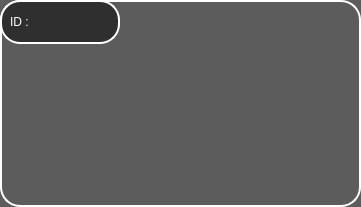
     <widget class="QFrame" name="Infos_Frame">
      <property name="enabled">
       <bool>true</bool>
      </property>
      <property name="geometry">
       <rect>
        <x>610</x>
        <y>20</y>
        <width>361</width>
        <height>207</height>
       </rect>
      </property>
      <property name="minimumSize">
       <size>
        <width>361</width>
        <height>207</height>
       </size>
      </property>
      <property name="maximumSize">
       <size>
        <width>361</width>
        <height>207</height>
       </size>
      </property>
      <property name="styleSheet">
       <string notr="true">QWidget{
	background-color: #5C5C5C;
	color: rgb(255, 255, 255);
	font: 75 18pt &quot;Acme&quot;;
	border: 2px solid #ffffff;
	border-style: outset;
    	border-radius: 20px;
}</string>
      </property>
      <property name="frameShape">
       <enum>QFrame::StyledPanel</enum>
      </property>
      <property name="frameShadow">
       <enum>QFrame::Raised</enum>
      </property>
      <widget class="QLabel" name="Customer_Name_Label">
       <property name="geometry">
        <rect>
         <x>50</x>
         <y>51</y>
         <width>301</width>
         <height>21</height>
        </rect>
       </property>
       <property name="minimumSize">
        <size>
         <width>301</width>
         <height>21</height>
        </size>
       </property>
       <property name="maximumSize">
        <size>
         <width>301</width>
         <height>21</height>
        </size>
       </property>
       <property name="styleSheet">
        <string notr="true">border: none;
background-color: rgba(0, 0, 0, 0);
color: rgb(255, 255, 255);
font: 75 15pt &quot;Acme&quot;;</string>
       </property>
       <property name="text">
        <string/>
       </property>
      </widget>
      <widget class="QLabel" name="Customer_Phone_Label">
       <property name="geometry">
        <rect>
         <x>50</x>
         <y>86</y>
         <width>301</width>
         <height>21</height>
        </rect>
       </property>
       <property name="minimumSize">
        <size>
         <width>301</width>
         <height>21</height>
        </size>
       </property>
       <property name="maximumSize">
        <size>
         <width>301</width>
         <height>21</height>
        </size>
       </property>
       <property name="styleSheet">
        <string notr="true">QLabel {
border: none;
background-color: rgba(0, 0, 0, 0);
color: rgb(255, 255, 255);
font: 75 15pt &quot;Acme&quot;;
}</string>
       </property>
       <property name="text">
        <string/>
       </property>
      </widget>
      <widget class="QLabel" name="Customer_Gender_Label">
       <property name="geometry">
        <rect>
         <x>50</x>
         <y>121</y>
         <width>301</width>
         <height>21</height>
        </rect>
       </property>
       <property name="minimumSize">
        <size>
         <width>301</width>
         <height>21</height>
        </size>
       </property>
       <property name="maximumSize">
        <size>
         <width>301</width>
         <height>21</height>
        </size>
       </property>
       <property name="styleSheet">
        <string notr="true">QLabel {
border: none;
background-color: rgba(0, 0, 0, 0);
color: rgb(255, 255, 255);
font: 75 15pt &quot;Acme&quot;;
}</string>
       </property>
       <property name="text">
        <string/>
       </property>
      </widget>
      <widget class="QLabel" name="Customer_Address_Label">
       <property name="geometry">
        <rect>
         <x>50</x>
         <y>159</y>
         <width>301</width>
         <height>21</height>
        </rect>
       </property>
       <property name="minimumSize">
        <size>
         <width>301</width>
         <height>21</height>
        </size>
       </property>
       <property name="maximumSize">
        <size>
         <width>230</width>
         <height>21</height>
        </size>
       </property>
       <property name="styleSheet">
        <string notr="true">QLabel {
border: none;
background-color: rgba(0, 0, 0, 0);
color: rgb(255, 255, 255);
font: 75 15pt &quot;Acme&quot;;
}</string>
       </property>
       <property name="text">
        <string/>
       </property>
       <property name="scaledContents">
        <bool>true</bool>
       </property>
       <property name="wordWrap">
        <bool>false</bool>
       </property>
      </widget>
      <widget class="QLabel" name="Customer_Name_Icon">
       <property name="geometry">
        <rect>
         <x>20</x>
         <y>51</y>
         <width>21</width>
         <height>21</height>
        </rect>
       </property>
       <property name="minimumSize">
        <size>
         <width>21</width>
         <height>21</height>
        </size>
       </property>
       <property name="maximumSize">
        <size>
         <width>21</width>
         <height>21</height>
        </size>
       </property>
       <property name="styleSheet">
        <string notr="true">border: none;
background-color: rgba(0, 0, 0, 0);
color: rgb(255, 255, 255);
font: 75 18pt &quot;Acme&quot;;</string>
       </property>
       <property name="text">
        <string/>
       </property>
       <property name="pixmap">
        <pixmap resource="resources.qrc">:/Icons/Customer_Whitre.png</pixmap>
       </property>
       <property name="scaledContents">
        <bool>true</bool>
       </property>
       <property name="alignment">
        <set>Qt::AlignCenter</set>
       </property>
       <property name="wordWrap">
        <bool>false</bool>
       </property>
      </widget>
      <widget class="QLabel" name="Customer_Phone_Icon">
       <property name="geometry">
        <rect>
         <x>20</x>
         <y>86</y>
         <width>21</width>
         <height>21</height>
        </rect>
       </property>
       <property name="minimumSize">
        <size>
         <width>21</width>
         <height>21</height>
        </size>
       </property>
       <property name="maximumSize">
        <size>
         <width>21</width>
         <height>21</height>
        </size>
       </property>
       <property name="styleSheet">
        <string notr="true">border: none;
background-color: rgba(0, 0, 0, 0);
color: rgb(255, 255, 255);
font: 75 18pt &quot;Acme&quot;;</string>
       </property>
       <property name="text">
        <string/>
       </property>
       <property name="pixmap">
        <pixmap resource="resources.qrc">:/Icons/Phone_White.png</pixmap>
       </property>
       <property name="scaledContents">
        <bool>true</bool>
       </property>
       <property name="alignment">
        <set>Qt::AlignCenter</set>
       </property>
      </widget>
      <widget class="QLabel" name="Customer_Gender_Icon">
       <property name="geometry">
        <rect>
         <x>20</x>
         <y>121</y>
         <width>21</width>
         <height>21</height>
        </rect>
       </property>
       <property name="minimumSize">
        <size>
         <width>21</width>
         <height>21</height>
        </size>
       </property>
       <property name="maximumSize">
        <size>
         <width>21</width>
         <height>21</height>
        </size>
       </property>
       <property name="styleSheet">
        <string notr="true">border: none;
background-color: rgba(0, 0, 0, 0);
color: rgb(255, 255, 255);
font: 75 18pt &quot;Acme&quot;;</string>
       </property>
       <property name="text">
        <string/>
       </property>
       <property name="pixmap">
        <pixmap resource="resources.qrc">:/Icons/Gender_White.png</pixmap>
       </property>
       <property name="scaledContents">
        <bool>true</bool>
       </property>
       <property name="alignment">
        <set>Qt::AlignCenter</set>
       </property>
      </widget>
      <widget class="QLabel" name="Customer_Address_Icon">
       <property name="geometry">
        <rect>
         <x>20</x>
         <y>159</y>
         <width>21</width>
         <height>21</height>
        </rect>
       </property>
       <property name="minimumSize">
        <size>
         <width>21</width>
         <height>21</height>
        </size>
       </property>
       <property name="maximumSize">
        <size>
         <width>21</width>
         <height>21</height>
        </size>
       </property>
       <property name="styleSheet">
        <string notr="true">border: none;
background-color: rgba(0, 0, 0, 0);
color: rgb(255, 255, 255);
font: 75 18pt &quot;Acme&quot;;</string>
       </property>
       <property name="text">
        <string/>
       </property>
       <property name="pixmap">
        <pixmap resource="resources.qrc">:/Icons/Address_White.png</pixmap>
       </property>
       <property name="scaledContents">
        <bool>true</bool>
       </property>
       <property name="alignment">
        <set>Qt::AlignCenter</set>
       </property>
      </widget>
      <widget class="QFrame" name="Customer_ID_Frame">
       <property name="enabled">
        <bool>true</bool>
       </property>
       <property name="geometry">
        <rect>
         <x>0</x>
         <y>0</y>
         <width>120</width>
         <height>44</height>
        </rect>
       </property>
       <property name="minimumSize">
        <size>
         <width>120</width>
         <height>44</height>
        </size>
       </property>
       <property name="maximumSize">
        <size>
         <width>120</width>
         <height>44</height>
        </size>
       </property>
       <property name="styleSheet">
        <string notr="true">QWidget{
	background-color: #2F2F2F;
	color: rgb(255, 255, 255);
	border: 2px solid #ffffff;
	border-style: outset;
    	border-radius: 20px;
}</string>
       </property>
       <property name="frameShape">
        <enum>QFrame::StyledPanel</enum>
       </property>
       <property name="frameShadow">
        <enum>QFrame::Raised</enum>
       </property>
       <widget class="QLabel" name="Customer_ID_Label">
        <property name="geometry">
         <rect>
          <x>10</x>
          <y>6</y>
          <width>100</width>
          <height>31</height>
         </rect>
        </property>
        <property name="minimumSize">
         <size>
          <width>100</width>
          <height>31</height>
         </size>
        </property>
        <property name="maximumSize">
         <size>
          <width>100</width>
          <height>31</height>
         </size>
        </property>
        <property name="styleSheet">
         <string notr="true">QLabel {
border: none;
background-color: rgba(0, 0, 0, 0);
color: rgb(255, 255, 255);
font: 75 18pt &quot;Acme&quot;;
}</string>
        </property>
        <property name="text">
         <string>ID :</string>
        </property>
       </widget>
      </widget>
     </widget>
